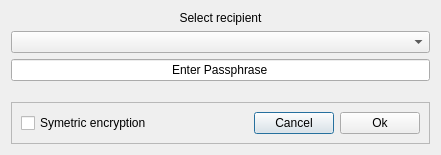
<?xml version="1.0" encoding="UTF-8"?>
<ui version="4.0">
 <class>Selectkey</class>
 <widget class="QDialog" name="Selectkey">
  <property name="windowModality">
   <enum>Qt::WindowModal</enum>
  </property>
  <property name="geometry">
   <rect>
    <x>0</x>
    <y>0</y>
    <width>441</width>
    <height>155</height>
   </rect>
  </property>
  <property name="windowTitle">
   <string>Select key</string>
  </property>
  <layout class="QVBoxLayout" name="verticalLayout">
   <item>
    <widget class="QLabel" name="label">
     <property name="text">
      <string>Select recipient</string>
     </property>
     <property name="alignment">
      <set>Qt::AlignCenter</set>
     </property>
    </widget>
   </item>
   <item>
    <widget class="QComboBox" name="comboBox"/>
   </item>
   <item>
    <widget class="QLineEdit" name="editKey">
     <property name="enabled">
      <bool>true</bool>
     </property>
     <property name="text">
      <string>Enter Passphrase</string>
     </property>
     <property name="frame">
      <bool>true</bool>
     </property>
     <property name="alignment">
      <set>Qt::AlignCenter</set>
     </property>
     <property name="clearButtonEnabled" stdset="0">
      <bool>false</bool>
     </property>
    </widget>
   </item>
   <item>
    <spacer name="verticalSpacer">
     <property name="orientation">
      <enum>Qt::Vertical</enum>
     </property>
     <property name="sizeHint" stdset="0">
      <size>
       <width>20</width>
       <height>40</height>
      </size>
     </property>
    </spacer>
   </item>
   <item>
    <widget class="QFrame" name="frame">
     <property name="frameShape">
      <enum>QFrame::StyledPanel</enum>
     </property>
     <property name="frameShadow">
      <enum>QFrame::Raised</enum>
     </property>
     <layout class="QHBoxLayout" name="horizontalLayout">
      <item>
       <widget class="QCheckBox" name="checkSymetric">
        <property name="text">
         <string>Symetric encryption</string>
        </property>
       </widget>
      </item>
      <item>
       <spacer name="horizontalSpacer">
        <property name="orientation">
         <enum>Qt::Horizontal</enum>
        </property>
        <property name="sizeHint" stdset="0">
         <size>
          <width>40</width>
          <height>20</height>
         </size>
        </property>
       </spacer>
      </item>
      <item>
       <widget class="QPushButton" name="cancelButton">
        <property name="text">
         <string>Cancel</string>
        </property>
       </widget>
      </item>
      <item>
       <widget class="QPushButton" name="okButton">
        <property name="text">
         <string>Ok</string>
        </property>
       </widget>
      </item>
     </layout>
    </widget>
   </item>
  </layout>
 </widget>
 <resources/>
 <connections>
  <connection>
   <sender>okButton</sender>
   <signal>clicked()</signal>
   <receiver>Selectkey</receiver>
   <slot>accept()</slot>
   <hints>
    <hint type="sourcelabel">
     <x>400</x>
     <y>217</y>
    </hint>
    <hint type="destinationlabel">
     <x>229</x>
     <y>123</y>
    </hint>
   </hints>
  </connection>
  <connection>
   <sender>cancelButton</sender>
   <signal>clicked()</signal>
   <receiver>Selectkey</receiver>
   <slot>reject()</slot>
   <hints>
    <hint type="sourcelabel">
     <x>314</x>
     <y>217</y>
    </hint>
    <hint type="destinationlabel">
     <x>229</x>
     <y>123</y>
    </hint>
   </hints>
  </connection>
 </connections>
</ui>
